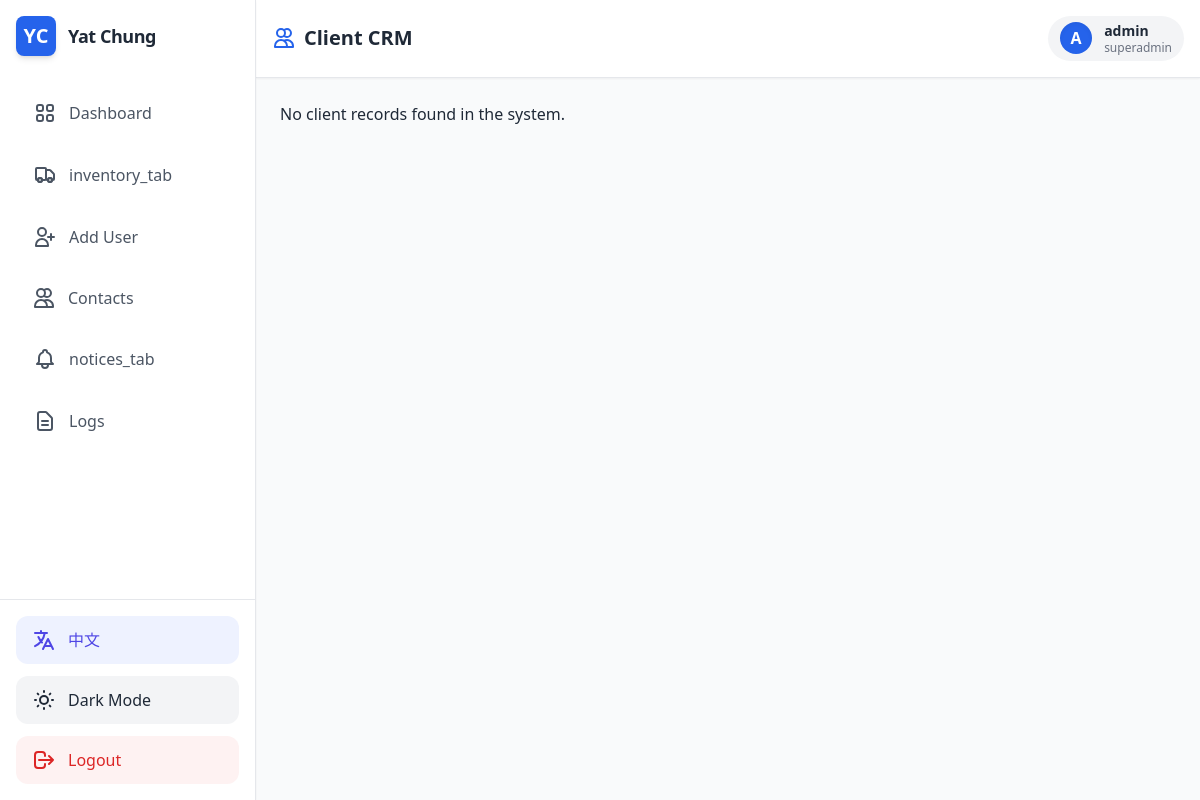
Before: /contacts (signed in) with the older database file.
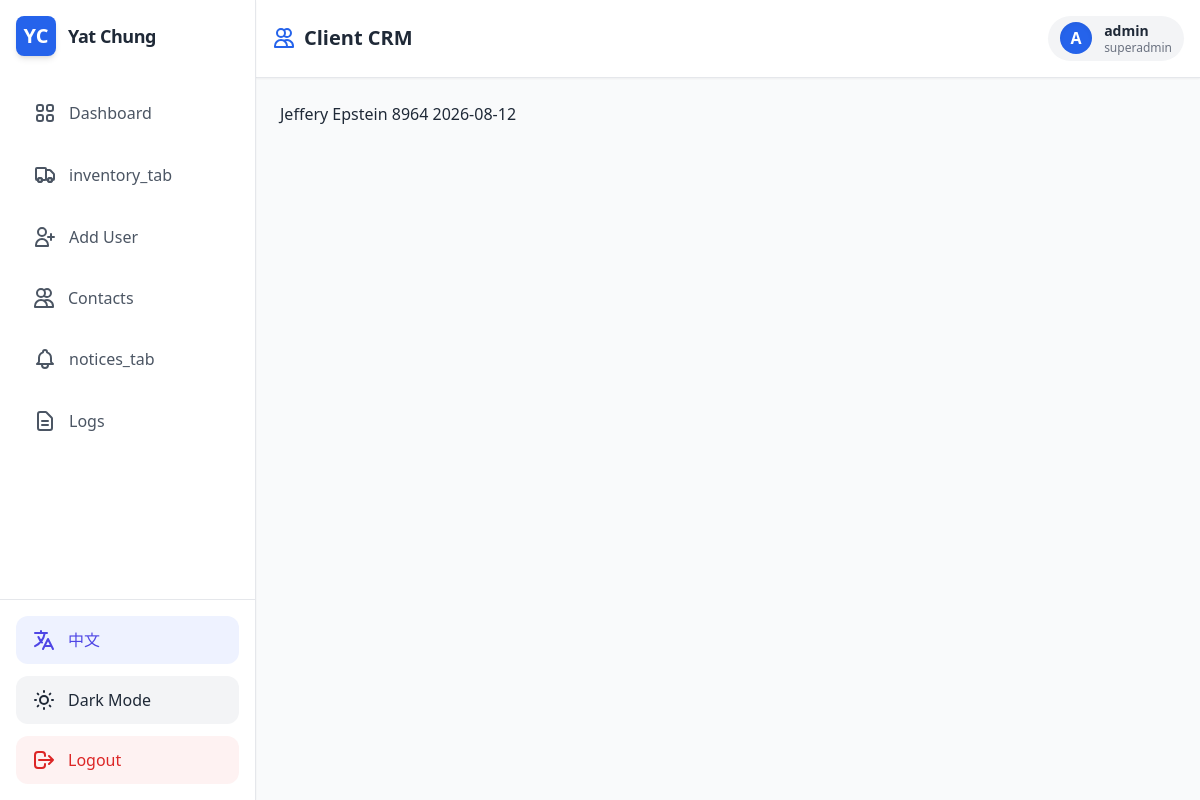
After: the same page with the newer database file.
### app.py (models this page shows)
class Customer(db.Model):
    __tablename__ = 'customers'
    id = db.Column(db.Integer, primary_key=True)
    name = db.Column(db.String(100), nullable=False)
    contact_number = db.Column(db.String(20), nullable=False)
    created_at = db.Column(db.DateTime, default=db.func.current_timestamp())

### app.py (the view)
@app.route('/contacts')
@login_required
@requires_roles('owner', 'co_owner', 'senior_staff', 'staff', 'superadmin')
def contacts():
    customers = Customer.query.order_by(Customer.created_at.desc()).all()
    access_log = AuditLog(user_id=current_user.id, action="Viewed the customer CRM list")
    db.session.add(access_log)
    db.session.commit()
    return render_template('contacts.html', user=current_user, customers=customers)

### app.py (called while the page is built)
@login_manager.user_loader
def load_user(user_id):
    return User.query.get(int(user_id))

def requires_roles(*roles):
    def wrapper(f):
        @wraps(f)
        def wrapped(*args, **kwargs):
            if current_user.role not in roles and current_user.role != 'superadmin':
                flash('Access denied: You do not have the required permissions.', 'error')
                return redirect(url_for('dashboard'))
            return f(*args, **kwargs)
        return wrapped
    return wrapper

@app.context_processor
def inject_translations():
    lang = flask_session.get('lang', 'en')
    def t(key):
        return TRANSLATIONS.get(lang, {}).get(key, key)
    return dict(t=t, current_lang=lang)

### templates/contacts.html (shortened to what this page needs)
{% extends "base.html" %}
{% block header_content %}
<h2 class="text-xl font-bold text-gray-800 dark:text-white flex items-center gap-2">
    <svg class="w-6 h-6 text-primary" fill="none" stroke="currentColor" viewBox="0 0 24 24"><path stroke-linecap="round" stroke-linejoin="round" stroke-width="2" d="M12 4.354a4 4 0 110 5.292M15 21H3v-1a6 6 0 0112 0v1zm0 0h6v-1a6 6 0 00-9-5.197M13 7a4 4 0 11-8 0 4 4 0 018 0z"></path></svg>
    Client CRM
</h2>
<div class="flex items-center gap-3 px-3 py-1.5 bg-gray-100 dark:bg-gray-700 rounded-full">
    <div class="w-8 h-8 bg-primary text-white rounded-full flex items-center justify-center font-bold shadow-inner">
        {{ user.username[0] | upper if user else 'U' }}
    </div>
    <div class="hidden sm:block text-sm">
        <p class="font-bold leading-tight">{{ user.username if user else 'Staff User' }}</p>
        <p class="text-xs text-gray-500 dark:text-gray-400 leading-tight">{{ user.role if user else 'Staff' }}</p>
    </div>
</div>
{% endblock %}
{% block content %}
<div class="grid grid-cols-1 xl:grid-cols-3 gap-6 h-full">
                            <tbody class="divide-y divide-gray-100 dark:divide-gray-700">
                                {% for customer in customers %}
                                <tr class="hover:bg-gray-50/50 dark:hover:bg-gray-800/50 transition-colors">
                                    <td class="py-4 px-6 text-sm font-medium text-gray-800 dark:text-gray-200">
                                        {{ customer.name }}
                                    </td>
                                    <td class="py-4 px-6 text-sm text-gray-600 dark:text-gray-400">
                                        {{ customer.contact_number }}
                                    </td>
                                    <td class="py-4 px-6 text-sm text-gray-500 dark:text-gray-400 text-right">
                                        {{ customer.created_at.strftime('%Y-%m-%d') }}
                                    </td>
                                </tr>
                                {% else %}
                                <tr>
                                    <td colspan="3" class="py-12 text-center text-gray-500 dark:text-gray-400 italic">
                                        No client records found in the system.
                                    </td>
                                </tr>
                                {% endfor %}
                            </tbody>
                    </div>
                </div>
{% endblock %}

Changed rows visible on the page:
added Customer: name "Jeffery Epstein", contact_number "8964", created_at "2026-08-12"
Other visible differences:
text no longer shown: "No client records found in the system."
